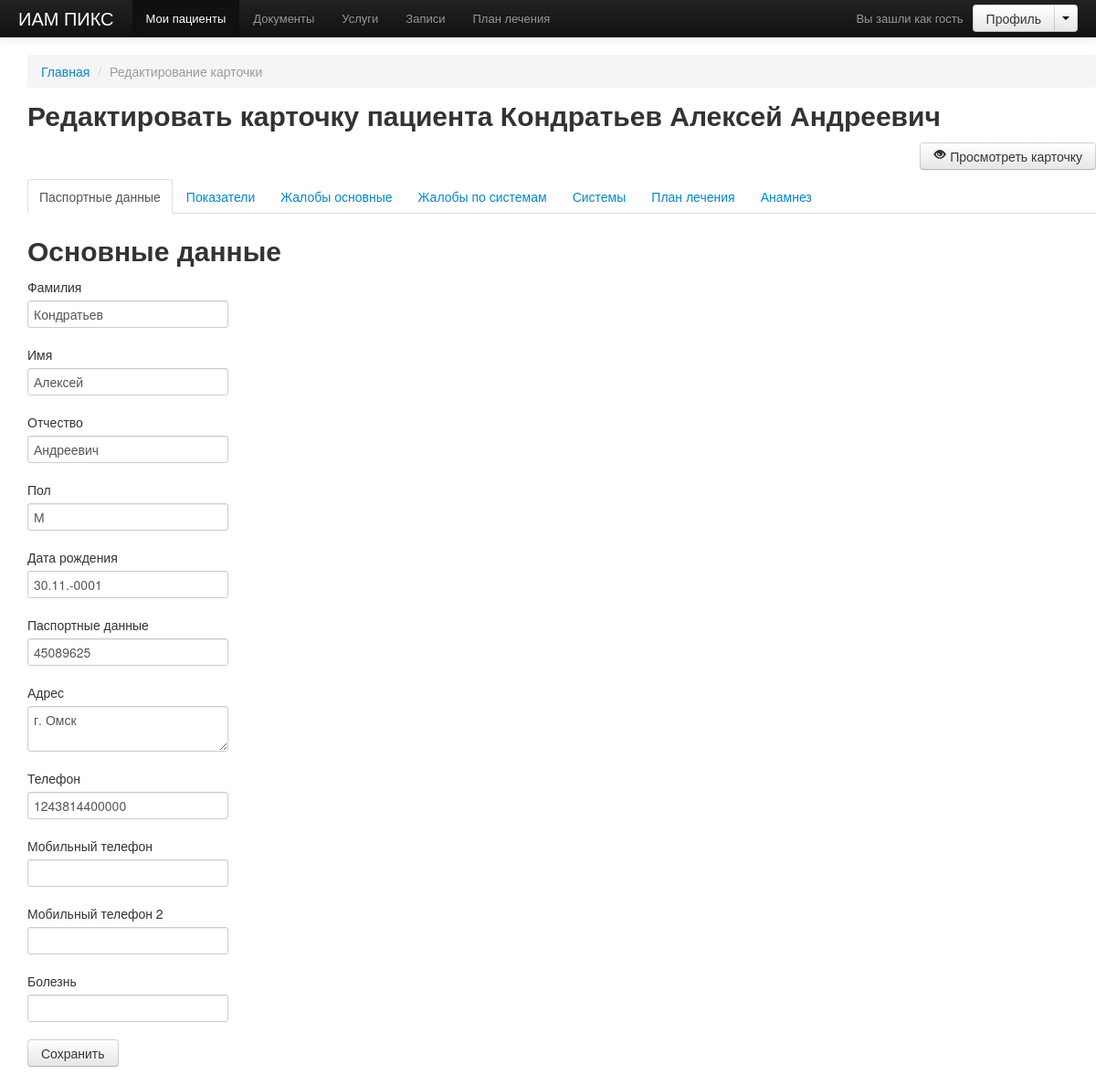
The page /demo/edit.php?patient_id=45&main=true on the database as committed earlier.
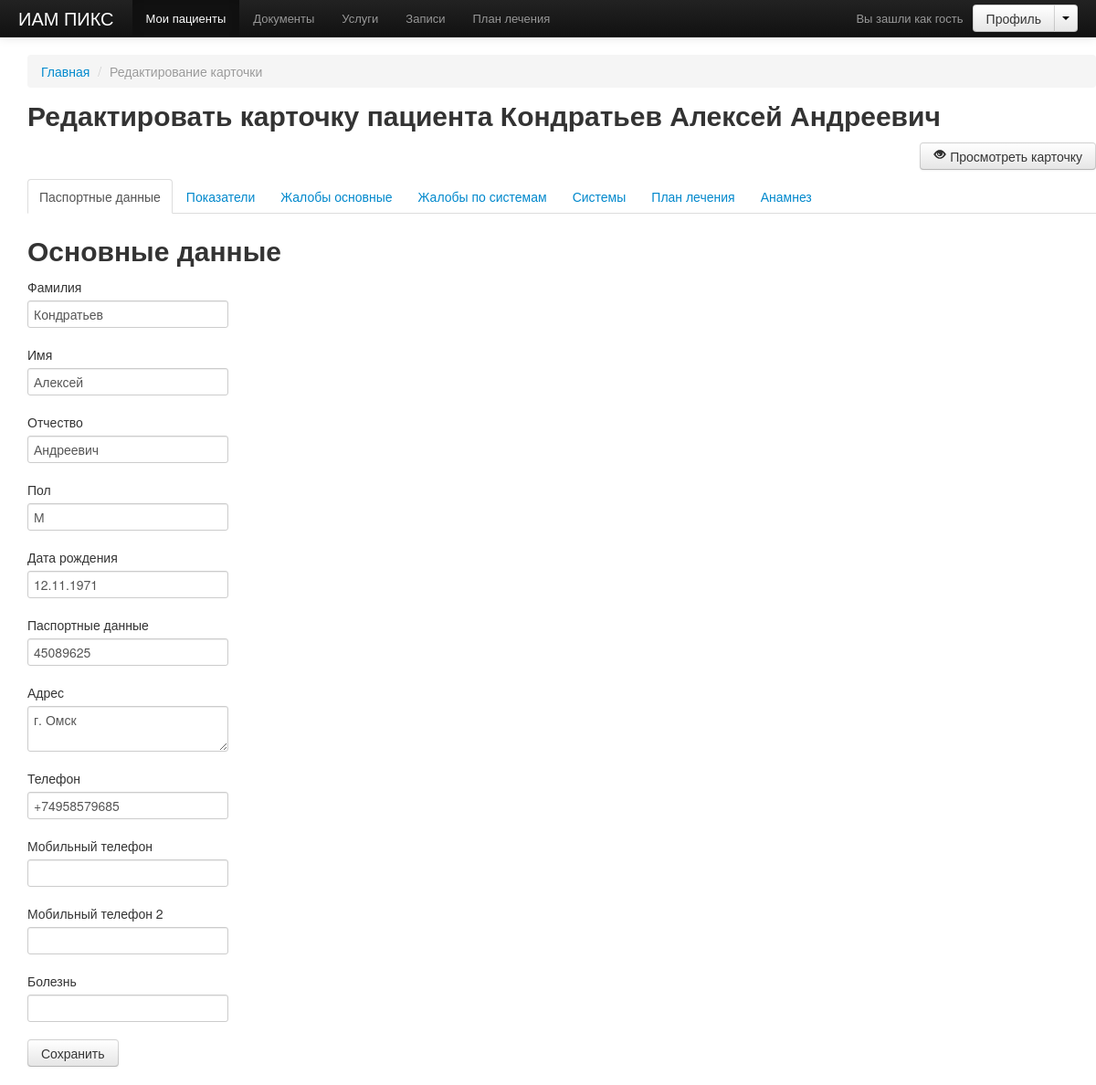
The same page on the database as committed later.
### tables this page shows
CREATE TABLE IF NOT EXISTS `patients` (
  `id` int(11) NOT NULL AUTO_INCREMENT,
  `first_name` varchar(300) NOT NULL,
  `last_name` varchar(120) DEFAULT NULL,
  `patronymic` varchar(120) DEFAULT NULL,
  `sex` varchar(1) DEFAULT NULL,
  `document` text,
  `address` text NOT NULL,
  `phone` varchar(50) DEFAULT NULL,
  `mobile_phone` varchar(30) DEFAULT NULL,
  `mobile_phone_second` varchar(30) DEFAULT NULL,
  `desease` text,
  `date_birth` date NOT NULL,
  PRIMARY KEY (`id`)
);

### demo/functions.php (called while the page is built, shortened)
<?php function logout()
function query($value)
{
    $sql = mysql_query($value);
    return $sql;
}
function get_patient()
{
    $sql = query("select * from patients where id = '".$_GET['patient_id']."' limit 1");
    while($records = mysql_fetch_assoc($sql))
    $new_records[] = $records;
    return $new_records;
}
function get_date_birth($date)
{
    return date("d.m.Y",strtotime($date));
}

### demo/edit.php (the view, shortened to what the changed rows need)
<?php session_start(); include('includes/head.php'); ?>
<?php $patient = get_patient($patient_id); $arr = edit_patient(); ?>
<div role="main">
<div class="span12">
<?php include($_SERVER['DOCUMENT_ROOT'] . '/demo/includes/breadcrumbs.php')?>
<?php foreach($patient as $info) {
    $url = '/demo/edit.php?patient_id=' . $info['id']; ?>
<h2>
    Редактировать карточку пациента
    <?=$info['last_name'] .' '. $info['first_name'] .' '. $info['patronymic']?>
</h2>
<div class="clearfix">
    <a style="float: right" href="show.php?patient_id=<?=$info['id']?>&main=true&type=pulse" class="btn">
        <i class="icon-eye-open"></i>
        Просмотреть карточку
    </a>
    <br> <br>
</div>
<ul class="nav nav-tabs">
    <li class="<?php if($_REQUEST['main']) echo 'active';?>">
        <a href="<?=$url?>&main=true">Паспортные данные</a>
    </li>
    <li class="<?php if($_REQUEST['parameters']) echo 'active';?>">
        <a href="<?=$url?>&parameters=true">Показатели</a>
    </li>
    <li class="<?php if($_REQUEST['main-complaints']) echo 'active';?>">
        <a href="<?=$url?>&main-complaints=true">Жалобы основные</a>
    </li>
    <li class="<?php if($_REQUEST['system-complaints']) echo 'active';?>">
        <a href="<?=$url?>&system-complaints=true">Жалобы по системам</a>
    </li>
    <li class="<?php if($_REQUEST['systems']) echo 'active';?>">
        <a href="<?=$url?>&systems=true">Системы</a>
    </li>
    <li class="<?php if($_REQUEST['plan']) echo 'active';?>">
        <a href="<?=$url?>&plan=true">План лечения</a>
    </li>
    <li class="<?php if($_REQUEST['history']) echo 'active';?>">
        <a href="<?=$url?>&history=true">Анамнез</a>
    </li>
</ul>
    <?php if($_REQUEST['main']) { ?>
    <h2>Основные данные</h2>
            <form action="" method="post">
                <div class="control-group">
                    <label class="control-label" for="last_name">
                        Фамилия
                    </label>
                    <div class="controls">
                        <input type="text" id="last_name" name="last_name" value="<?=$info['last_name']?>">
                    </div>
                </div>
        <div class="control-group">
            <label class="control-label" for="first_name">
                Имя
            </label>
            <div class="controls">
                <input type="text" id="first_name" name="first_name" value="<?=$info['first_name']?>">
            </div>
        </div>
        <div class="control-group">
            <label class="control-label" for="patronymic">
                Отчество
            </label>
            <div class="controls">
                <input type="text" id="patronymic" name="patronymic" value="<?=$info['patronymic']?>">
            </div>
        </div>
        <div class="control-group">
            <label class="control-label" for="sex">
                Пол
            </label>
            <div class="controls">
                <input type="text" id="sex" name="sex" value="<?=$info['sex']?>">
            </div>
        </div>
        <div class="control-group">
            <label class="control-label" for="date_birth">
                Дата рождения
            </label>
            <div class="controls">
                <input type="text" id="date_birth" name="date_birth" value="<?=get_date_birth($info['date_birth'])?>">
            </div>
        </div>
        <div class="control-group">
            <label class="control-label" for="document">
                Паспортные данные
            </label>
            <div class="controls">
                <input type="text" id="document" name="document" value="<?=$info['document']?>">
            </div>
        </div>
        <div class="control-group">
            <label class="control-label" for="address">
                Адрес
            </label>
            <div class="controls">
                <textarea id="address" name="address"><?=$info['address']?></textarea>
            </div>
        </div>
        <div class="control-group">
            <label class="control-label" for="phone">
                Телефон
            </label>
            <div class="controls">
                <input type="text" id="phone" name="phone" value="<?=$info['phone']?>">
            </div>
        </div>
        <div class="control-group">
            <label class="control-label" for="mobile_phone">
                Мобильный телефон
            </label>
            <div class="controls">
                <input type="text" id="mobile_phone" name="mobile_phone" value="<?=$info['mobile_phone']?>">
            </div>
        </div>
        <div class="control-group">
            <label class="control-label" for="mobile_phone_second">
                Мобильный телефон 2
            </label>
            <div class="controls">
                <input type="text" id="mobile_phone_second" name="mobile_phone_second" <?=$info['mobile_phone_second']?>>
            </div>
        </div>
        <div class="control-group">
            <label class="control-label" for="desease">
                Болезнь
            </label>
            <div class="controls">
                <input type="text" id="desease" name="desease" value="<?=$info['desease']?>">
            </div>
        </div>
        <input type="submit" name="save" class="btn" value="Сохранить">
        <? } ?>
            </form>
        <? } ?>
</div>
</div>
</body>
</html>

Rows that differ between the two databases and show on the page:
changed patients "Кондратьев": date_birth "30.11.-0001" → "12.11.1971"; phone "1243814400000" → "+74958579685"
